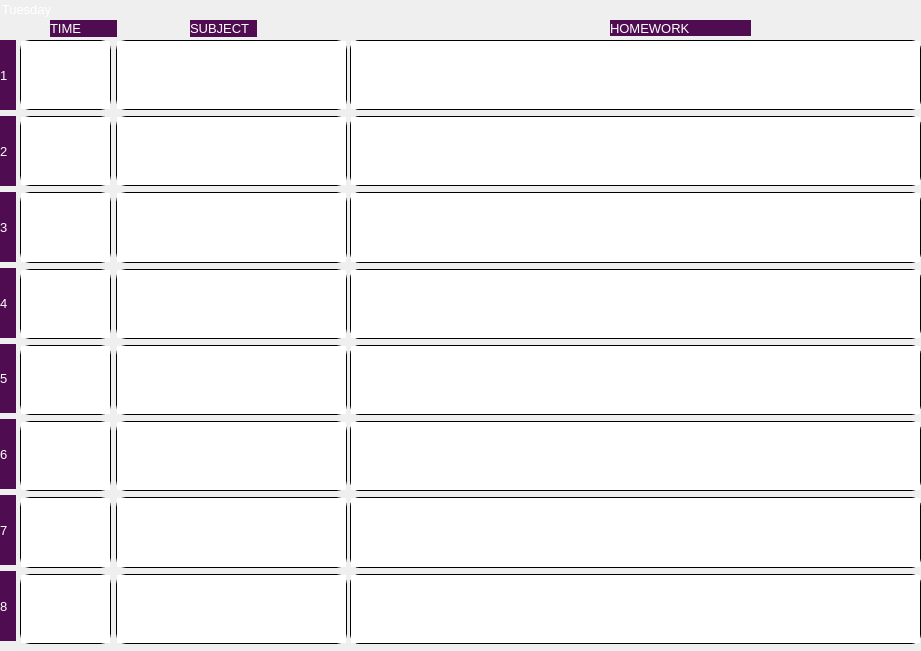
    <widget class="QGroupBox" name="groupBoxTue">
     <property name="geometry">
      <rect>
       <x>1</x>
       <y>30</y>
       <width>921</width>
       <height>651</height>
      </rect>
     </property>
     <property name="styleSheet">
      <string notr="true">QGroupBox {
font-family: &quot;Dosis&quot;;
font-size:10pt;
color:white;
border:0pt;
}
QLabel {
font-family: &quot;Dosis&quot;;
background:	rgb(79, 12, 81);
font-size:10pt;
border:0pt;
color:white;
}
QTextEdit{
font-size:10pt;
border: 1px solid black;
border-radius: 10px;
color:white;
}
</string>
     </property>
     <property name="title">
      <string>Tuesday</string>
     </property>
     <widget class="QWidget" name="verticalLayoutWidget_6">
      <property name="geometry">
       <rect>
        <x>350</x>
        <y>40</y>
        <width>571</width>
        <height>604</height>
       </rect>
      </property>
      <layout class="QVBoxLayout" name="verticalLayout_6">
       <item>
        <widget class="QTextEdit" name="textEdit24"/>
       </item>
       <item>
        <widget class="QTextEdit" name="textEdit25"/>
       </item>
       <item>
        <widget class="QTextEdit" name="textEdit26"/>
       </item>
       <item>
        <widget class="QTextEdit" name="textEdit27"/>
       </item>
       <item>
        <widget class="QTextEdit" name="textEdit28"/>
       </item>
       <item>
        <widget class="QTextEdit" name="textEdit29"/>
       </item>
       <item>
        <widget class="QTextEdit" name="textEdit30"/>
       </item>
       <item>
        <widget class="QTextEdit" name="textEdit31"/>
       </item>
      </layout>
     </widget>
     <widget class="QLabel" name="label_12">
      <property name="geometry">
       <rect>
        <x>190</x>
        <y>20</y>
        <width>67</width>
        <height>17</height>
       </rect>
      </property>
      <property name="styleSheet">
       <string notr="true">QLabel {
font-family: &quot;Dosis&quot;;
background:	rgb(79, 12, 81);
font-size:10pt;
color:white;
}

QLabel:hover {
font-family: &quot;Dosis&quot;, sans-serif;
border: 1px solid white;
background:	#511c66;
color:white;
font-size:11pt;
}</string>
      </property>
      <property name="text">
       <string>SUBJECT</string>
      </property>
     </widget>
     <widget class="QWidget" name="verticalLayoutWidget_8">
      <property name="geometry">
       <rect>
        <x>20</x>
        <y>40</y>
        <width>91</width>
        <height>604</height>
       </rect>
      </property>
      <layout class="QVBoxLayout" name="verticalLayout_8">
       <item>
        <widget class="QTextEdit" name="textEdit40"/>
       </item>
       <item>
        <widget class="QTextEdit" name="textEdit41"/>
       </item>
       <item>
        <widget class="QTextEdit" name="textEdit42"/>
       </item>
       <item>
        <widget class="QTextEdit" name="textEdit43"/>
       </item>
       <item>
        <widget class="QTextEdit" name="textEdit44"/>
       </item>
       <item>
        <widget class="QTextEdit" name="textEdit45"/>
       </item>
       <item>
        <widget class="QTextEdit" name="textEdit46"/>
       </item>
       <item>
        <widget class="QTextEdit" name="textEdit47"/>
       </item>
      </layout>
     </widget>
     <widget class="QLabel" name="label_21">
      <property name="geometry">
       <rect>
        <x>50</x>
        <y>20</y>
        <width>67</width>
        <height>17</height>
       </rect>
      </property>
      <property name="styleSheet">
       <string notr="true">QLabel {
font-family: &quot;Dosis&quot;;
background:	rgb(79, 12, 81);
font-size:10pt;
color:white;
}

QLabel:hover {
font-family: &quot;Dosis&quot;, sans-serif;
border: 1px solid white;
background:	#511c66;
color:white;
font-size:11pt;
}</string>
      </property>
      <property name="text">
       <string>TIME</string>
      </property>
     </widget>
     <widget class="QLabel" name="label_22">
      <property name="geometry">
       <rect>
        <x>610</x>
        <y>20</y>
        <width>141</width>
        <height>16</height>
       </rect>
      </property>
      <property name="styleSheet">
       <string notr="true">QLabel {
font-family: &quot;Dosis&quot;;
background:	rgb(79, 12, 81);
font-size:10pt;
color:white;
}

QLabel:hover {
font-family: &quot;Dosis&quot;, sans-serif;
border: 1px solid white;
background:	#511c66;
color:white;
font-size:11pt;
}</string>
      </property>
      <property name="text">
       <string>HOMEWORK</string>
      </property>
     </widget>
     <widget class="QWidget" name="verticalLayoutWidget_7">
      <property name="geometry">
       <rect>
        <x>116</x>
        <y>40</y>
        <width>231</width>
        <height>604</height>
       </rect>
      </property>
      <layout class="QVBoxLayout" name="verticalLayout_7">
       <item>
        <widget class="QTextEdit" name="textEdit32"/>
       </item>
       <item>
        <widget class="QTextEdit" name="textEdit33"/>
       </item>
       <item>
        <widget class="QTextEdit" name="textEdit34"/>
       </item>
       <item>
        <widget class="QTextEdit" name="textEdit35"/>
       </item>
       <item>
        <widget class="QTextEdit" name="textEdit36"/>
       </item>
       <item>
        <widget class="QTextEdit" name="textEdit37"/>
       </item>
       <item>
        <widget class="QTextEdit" name="textEdit38"/>
       </item>
       <item>
        <widget class="QTextEdit" name="textEdit39"/>
       </item>
      </layout>
      <zorder>textEdit32</zorder>
      <zorder>textEdit33</zorder>
      <zorder>textEdit34</zorder>
      <zorder>textEdit35</zorder>
      <zorder>textEdit36</zorder>
      <zorder>textEdit37</zorder>
      <zorder>textEdit39</zorder>
      <zorder>textEdit38</zorder>
     </widget>
     <widget class="QWidget" name="verticalLayoutWidget_2">
      <property name="geometry">
       <rect>
        <x>0</x>
        <y>40</y>
        <width>16</width>
        <height>601</height>
       </rect>
      </property>
      <layout class="QVBoxLayout" name="verticalLayout_2">
       <item>
        <widget class="QLabel" name="label_13">
         <property name="styleSheet">
          <string notr="true">QLabel {
font-family: &quot;Dosis&quot;;
font-size:10pt;
color:white;
}</string>
         </property>
         <property name="text">
          <string>1</string>
         </property>
        </widget>
       </item>
       <item>
        <widget class="QLabel" name="label_14">
         <property name="styleSheet">
          <string notr="true">QLabel {
font-family: &quot;Dosis&quot;;
font-size:10pt;
color:white;
}</string>
         </property>
         <property name="text">
          <string>2</string>
         </property>
        </widget>
       </item>
       <item>
        <widget class="QLabel" name="label_15">
         <property name="styleSheet">
          <string notr="true">QLabel {
font-family: &quot;Dosis&quot;;
font-size:10pt;
color:white;
}</string>
         </property>
         <property name="text">
          <string>3</string>
         </property>
        </widget>
       </item>
       <item>
        <widget class="QLabel" name="label_16">
         <property name="styleSheet">
          <string notr="true">QLabel {
font-family: &quot;Dosis&quot;;
font-size:10pt;
color:white;
}</string>
         </property>
         <property name="text">
          <string>4</string>
         </property>
        </widget>
       </item>
       <item>
        <widget class="QLabel" name="label_17">
         <property name="styleSheet">
          <string notr="true">QLabel {
font-family: &quot;Dosis&quot;;
font-size:10pt;
color:white;
}</string>
         </property>
         <property name="text">
          <string>5</string>
         </property>
        </widget>
       </item>
       <item>
        <widget class="QLabel" name="label_18">
         <property name="styleSheet">
          <string notr="true">QLabel {
font-family: &quot;Dosis&quot;;
font-size:10pt;
color:white;
}</string>
         </property>
         <property name="text">
          <string>6</string>
         </property>
        </widget>
       </item>
       <item>
        <widget class="QLabel" name="label_19">
         <property name="styleSheet">
          <string notr="true">QLabel {
font-family: &quot;Dosis&quot;;
font-size:10pt;
color:white;
}</string>
         </property>
         <property name="text">
          <string>7</string>
         </property>
        </widget>
       </item>
       <item>
        <widget class="QLabel" name="label_20">
         <property name="styleSheet">
          <string notr="true">QLabel {
font-family: &quot;Dosis&quot;;
font-size:10pt;
color:white;
}</string>
         </property>
         <property name="text">
          <string>8</string>
         </property>
        </widget>
       </item>
      </layout>
     </widget>
     <widget class="QGroupBox" name="groupBoxTueHom">
      <property name="geometry">
       <rect>
        <x>350</x>
        <y>40</y>
        <width>571</width>
        <height>611</height>
       </rect>
      </property>
      <property name="title">
       <string/>
      </property>
      <widget class="QWidget" name="verticalLayoutWidget_23">
       <property name="geometry">
        <rect>
         <x>0</x>
         <y>0</y>
         <width>571</width>
         <height>604</height>
        </rect>
       </property>
       <layout class="QVBoxLayout" name="verticalLayout_23">
        <item>
         <widget class="QTextEdit" name="textEdit176"/>
        </item>
        <item>
         <widget class="QTextEdit" name="textEdit177"/>
        </item>
        <item>
         <widget class="QTextEdit" name="textEdit178"/>
        </item>
        <item>
         <widget class="QTextEdit" name="textEdit179"/>
        </item>
        <item>
         <widget class="QTextEdit" name="textEdit180"/>
        </item>
        <item>
         <widget class="QTextEdit" name="textEdit181"/>
        </item>
        <item>
         <widget class="QTextEdit" name="textEdit182"/>
        </item>
        <item>
         <widget class="QTextEdit" name="textEdit183"/>
        </item>
       </layout>
      </widget>
     </widget>
    </widget>
